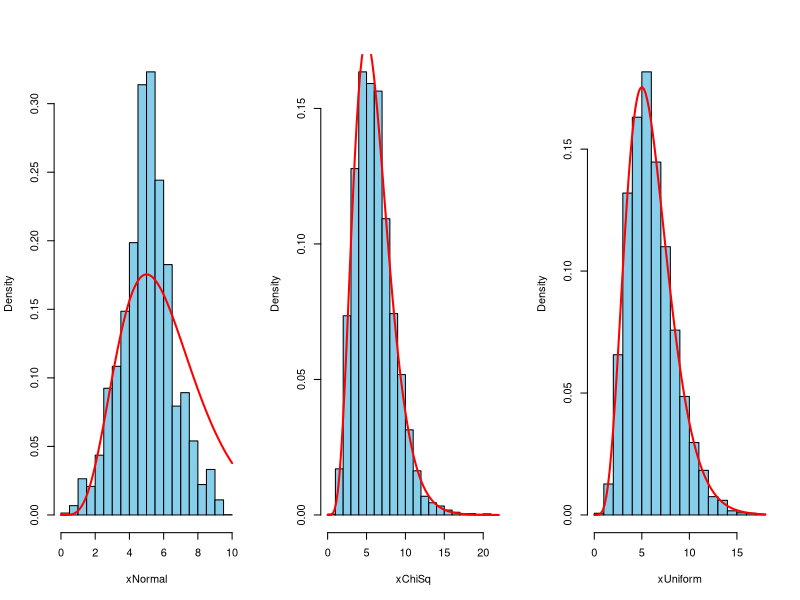

R code for this plot:
## ---- chunk 1
knitr::opts_chunk$set(fig.pos = 'H')
## ---- chunk 2
library(ggplot2)
library(gridExtra)
## ---- chunk 3
densityTarget <- function(x) ifelse(x > 0, (1/120) * x^5 * exp(-x), 0)

#' Metropolis-Hastings Algorithm
#'
#' @param n integer.
#'   The number of samples to generate.
#' @param dtarget function.
#'   The target distribution's density function. 
#'   Must be a function with signature x -> dtarget(x).
#' @param dprop function.
#'   Density function for the proposed conditional distribution. 
#'   Must be a function with signature x, y -> dprop(x, y), where y is the 
#'   conditioning event and x is a value in the support.
#' @param rprop function.
#'   Random generator for the proposed conditional distribution. 
#'   Must be a function with signature x -> rprop(x), where x is the 
#'   conditioning event.
#' @param x0 numeric.
#'   Initial value for the sampling process. Must be in the support of `dprop`.
#'
#' @return numeric vector.
#'   A vector of `n` samples drawn from the target distribution.
rmh <- function(n, densityTarget, densityProposal, randomProposal, x0) {
  
  draws <- numeric(n)
  new_x <- x0
   
  for (i in 1:n) {
    
    last_x <- new_x
    
    # Sample a candidate from the proposal distribution.
    y <- randomProposal(last_x)
    
    # Compute the MH ratio.
    R <- (densityTarget(y) * densityProposal(last_x, y)) / (densityTarget(last_x) * densityProposal(y, last_x))
    
    # Decide new sample
    new_x <- ifelse(
      R >= 1, 
      y,
      ifelse(runif(1) < R, y, last_x)
      )
    
    draws[i] <- new_x
  }
  
  return(draws)
}
## ---- chunk 4
normalDensityProposal <- function(x, y) dnorm(x, mean = y, sd = 0.1)
normalRandomProposal <- function(x) rnorm(n = 1, mean = x, sd = 0.1)
## ---- chunk 5
x1 <- rmh(10000, densityTarget, normalDensityProposal, normalRandomProposal, 0.1)
x2 <- rmh(10000, densityTarget, normalDensityProposal, normalRandomProposal, 0.2)
x3 <- rmh(10000, densityTarget, normalDensityProposal, normalRandomProposal, 0.3)
x4 <- rmh(10000, densityTarget, normalDensityProposal, normalRandomProposal, 0.4)
## ---- chunk 6
chiDensityProposal <- function(x, y) dchisq(x, df = floor(y + 1))
chiRandomProposal <- function(x) rchisq(n = 1, df = floor(x + 1))
## ---- chunk 7
x1 <- rmh(10000, densityTarget, chiDensityProposal, chiRandomProposal, 0.1)
x2 <- rmh(10000, densityTarget, chiDensityProposal, chiRandomProposal, 0.2)
x3 <- rmh(10000, densityTarget, chiDensityProposal, chiRandomProposal, 0.3)
x4 <- rmh(10000, densityTarget, chiDensityProposal, chiRandomProposal, 0.4)
## ---- chunk 8
unDensityProposal <- function(x, y) dunif(x, y - 1, y + 1)
unRandomProposal <- function(x) runif(n = 1, x - 1, x + 1)
## ---- chunk 9
x1 <- rmh(10000, densityTarget, unDensityProposal, unRandomProposal, 0.1)
x2 <- rmh(10000, densityTarget, unDensityProposal, unRandomProposal, 0.2)
x3 <- rmh(10000, densityTarget, unDensityProposal, unRandomProposal, 0.3)
x4 <- rmh(10000, densityTarget, unDensityProposal, unRandomProposal, 0.4)
## ---- chunk 10

n <- 10000
x <- 0:100

xNormal <- rmh(n, densityTarget, normalDensityProposal, normalRandomProposal, 0.1) 
xChiSq <- rmh(n, densityTarget, chiDensityProposal, chiRandomProposal, 0.1) 
xUniform <- rmh(n, densityTarget, chiDensityProposal, chiRandomProposal, 0.1) 


# Create the histograms
par(mfrow = c(1, 3))
hist(xNormal, probability = TRUE, breaks = 20, col = "skyblue", main = "")
curve(densityTarget(x), add = TRUE, col = "red", lwd = 2)

hist(xChiSq, probability = TRUE, breaks = 20, col = "skyblue", main = "")
curve(densityTarget(x), add = TRUE, col = "red", lwd = 2)

hist(xUniform, probability = TRUE, breaks = 20, col = "skyblue", main = "")
curve(densityTarget(x), add = TRUE, col = "red", lwd = 2)
par(mfrow = c(1, 1))
## ---- chunk 11

meanDf <- data.frame(
  Normal = mean(xNormal),
  ChiSq = mean(xChiSq),
  Uniform = mean(xUniform)
)

names(meanDf) <- c("$N$", "$\\chi$", "$U$")

knitr::kable(
  round(meanDf, 3),
  row.names = FALSE,
  caption = "Estimated mean for each of the three proposal distributions."
)
